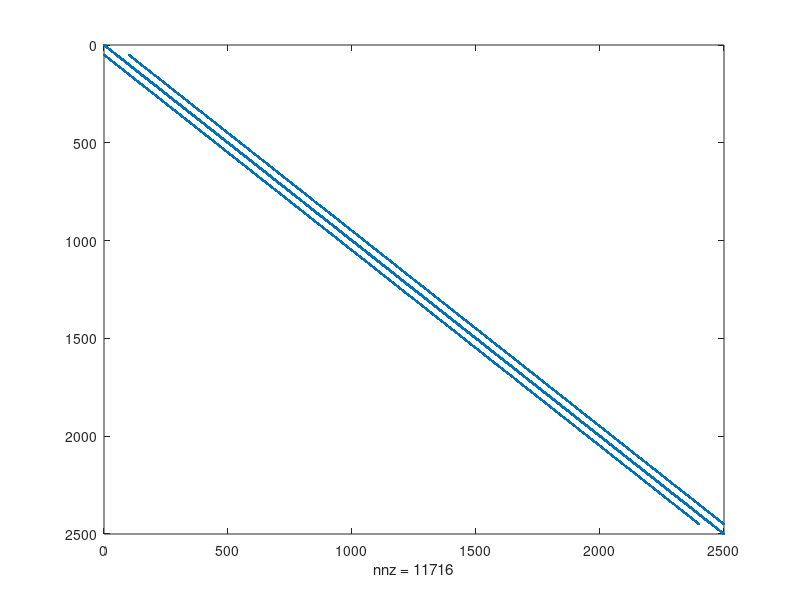
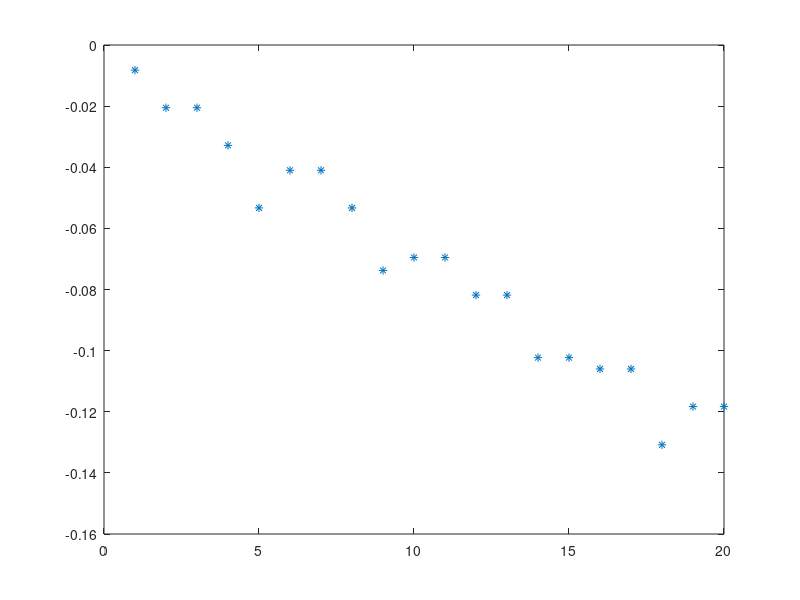

MATLAB code for these plots, in order: (Note: a time limit stopped this script after it produced the figures.)
% Define grid size
nx = 50;     % Number of grid points
ny = 50;     % Number of grid points

% Initialize matrices
V = zeros(nx,ny);       % Matrix to store electric potential
G = sparse(nx*ny,nx*ny);% Represent system of equations

%Represents any included obstacles
Inclusion = 0;

% Populate the matrix G
for i = 1:nx
    for j = 1:ny
        n = j + (i - 1) * nx; % 2D to 1D index
        
        % Diagonal elements of G 
        G(n,n) = -4 - Inclusion;
        
        % Neighboring elements
        if i > 1
            G(n,nx*(i-2)+j) = 1; % left neighbor
        else
            % Boundary condition at i=1
            G(n,n) = G(n,n) - 1; % diagonal element
        end
        if i < nx
            G(n,nx*i+j) = 1; % right neighbour
        else
            % Boundary condition at i=nx
            G(n,n) = G(n,n) - 1;
        end
        if j > 1
            G(n,n-1) = 1; % lower neighbour
        else
            % Boundary condition at j=1
            G(n,n) = G(n,n) - 1;
        end
        if j < ny
            G(n,n+1) = 1; % upper neighbour
        end

        % Set boundary conditions to 0
        if i == 1 || i == nx || j == 1 || j == ny
            G(n,:) = 0; % Set the entire row to 0
            G(n,n) = 1; % Set the diagonal element to 1
        end
    end
end

% Plot of the matrix G
figure('name', 'Matrix')
spy(G)

% Calculate eigenvalues and eigenvectors
nmodes = 20;
[E,D] = eigs(G,nmodes,'SM');

% Plot eigenvalues
figure('name', 'Eigenvalues')
plot(diag(D),'*');

% Plot modes
np = ceil(sqrt(nmodes));
figure('name','Modes')
for k = 1:nmodes
    M = E(:,k);
    for i = 1:nx
        for j = 1:ny
            n = j + (i - 1) * nx; %2D to 1D index
            V(i,j) = M(n); % Values from eigenvector
        end
    end
    subplot(np,np,k), surf(V,'LineStyle','none')
    title(['Ev = ' num2str(D(k,k))]) 
end
